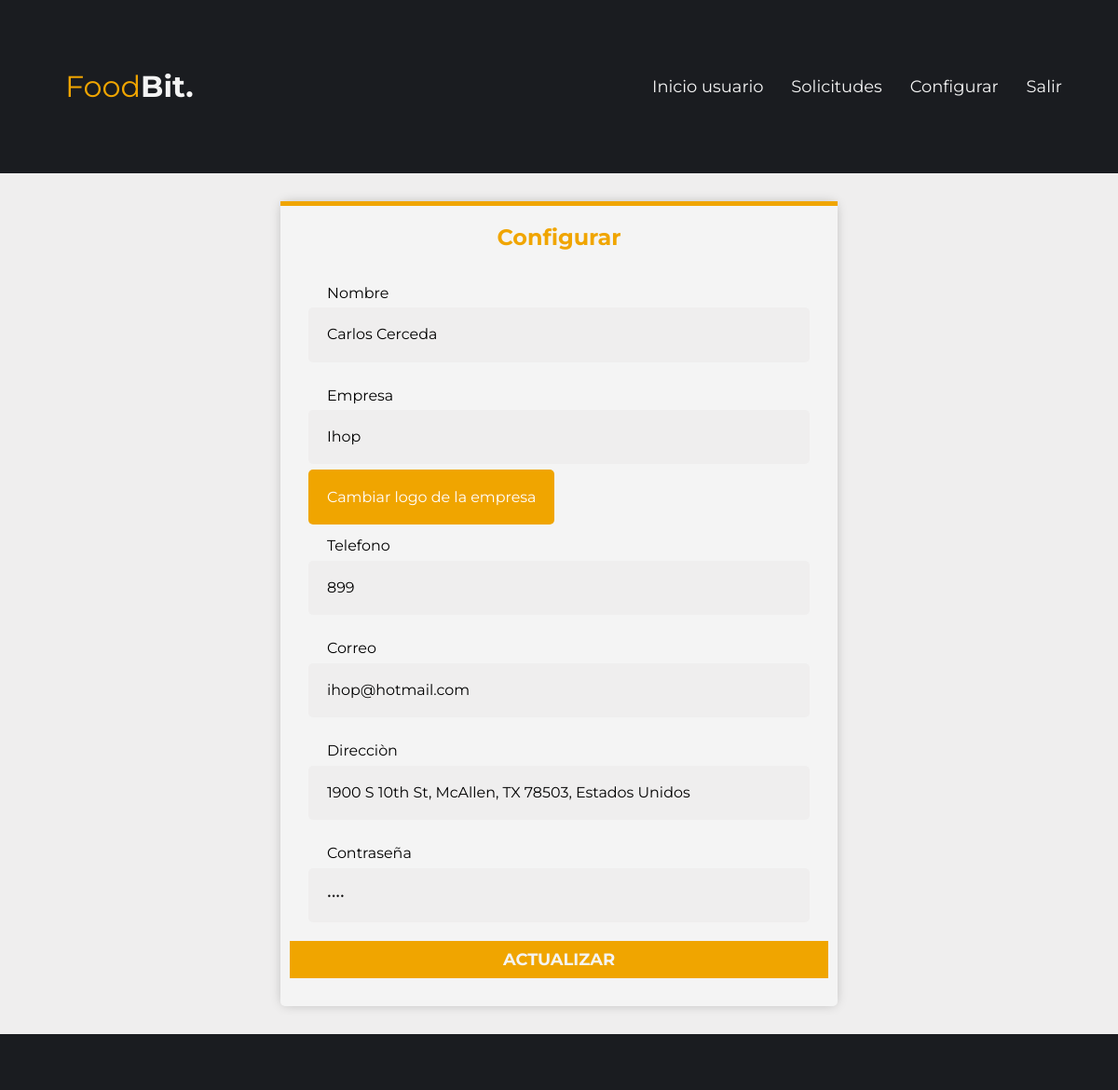
The app's page /configurar.php (signed in) with its own data.
### tables this page shows
CREATE TABLE `usuarios` (
  `identificador` int(11) NOT NULL,
  `nombre` text NOT NULL,
  `empresa` varchar(100) NOT NULL,
  `imagen` longblob NOT NULL,
  `telefono` varchar(50) NOT NULL,
  `correo` varchar(50) NOT NULL,
  `direccion` varchar(150) NOT NULL,
  `pass` varchar(100) NOT NULL,
  `descripcion` varchar(100) NOT NULL
);

### configurar.php (the view, shortened to what this page needs)
<?php
if (isset($_SESSION['identificador'])){
?>
<!DOCTYPE html>
<html lang="en">
<head>
    <link rel="stylesheet" href="css/style.css">
    <link rel="stylesheet" href="css/normalize.css">
</head>
<body class="fondogris">
<?php
require "conexion.php";
$sqlA = $conexion->query("SELECT * FROM usuarios WHERE identificador = '".$_SESSION['id']."'");
$rowA = $sqlA->fetch_array();
?>
    <header class="header2">
        <div class="contenedor">
            <div class="barra">
                <a class="logo no-margin centrar-texto" href="index.php">
                    <h1 class="logo__nombre">Food<span class="logo__bold">Bit.</span></h1></a>
                    <nav class="navegacion">
                    <a href="userindex.php" class="navegacion__enlace">Inicio usuario</a>
                        <a href="solicitudes.php" class="navegacion__enlace">Solicitudes</a>
                        <a href="configurar.php" class="navegacion__enlace">Configurar</a>
                        <a href="cerrar_sesion.php" class="navegacion__enlace">Salir</a>
                    </nav>
            </div>
        </div>
    </header>
    <main>
        <div class="spacer-30"></div>
        <main class=" ">
            <div class="contenedor2">
            <form class="formulario fondoblanco" method="post" action="archivo_actualizar.php"   enctype="multipart/form-data">
                <div class="barrita"></div>
                <h2>Configurar</h2>
                <div class="margin-2">
                    <label class="campo__label2" for="nombre">Nombre</label>
                    <input class="campo__field2" type="text" id="nombre" name="nombre" value="<?php echo $rowA['nombre'];?>">
                </div>
                <div class="margin-2">
                    <label class="campo__label2" for="empresa">Empresa</label>
                    <input class="campo__field2" type="text" id="empresa" name="empresa" value="<?php echo $rowA['empresa'];?>" >
                </div>
                <div class="margin-2">
                    <label class="campo__field2 fondoprimario" for="image">Cambiar logo de la empresa</label>
                </div>
                <div class="margin-2">
                    <label class="campo__label2" for="tel">Telefono</label>
                    <input class="campo__field2" type="tel" id="tel" name="telefono"  value="<?php echo $rowA['telefono'];?>" data-inputmask="'mask': '999 999 9999'">
                </div>
                <div class="margin-2">
                    <label class="campo__label2" for="email">Correo</label>
                    <input class="campo__field2" type="email" id="email" name="correo" value="<?php echo $rowA['correo'];?>">
                </div>
                <div class="margin-2">
                    <label class="campo__label2" for="razon">Direcciòn</label>
                    <input class="campo__field2" type="text" id="razon" name="direccion" value="<?php echo $rowA['direccion'];?>">
                </div>
                <div class="margin-2">
                    <label class="campo__label2" for="password">Contraseña</label>
                    <input name="password" type="password"  class="campo__field2" id="password"  value="pass">
                </div>
                <div class="">
                    <input type="submit" value="Actualizar" class="boton2 boton--primario">
                </div>
            </form>
        </div>
        </main>
            <div class="spacer-30"></div>
    <footer class="footer">
    </footer>
</body>
</html>
<?php
}
else{
    header ('location: ./');
}
?>

### css/style.css (style rules this page uses)
:root { --fuentetitulo: 'Itim', cursive; --fuenteparrafo: 'Montserrat', sans-serif; --blanco: #f4f4f4; --negro: #1a1c20 ; --principal: #cf7500; --secundario: #f0a500; --gris: #EFEEEE; --rojo: crimson; }
html { font-size: 62.25%; box-sizing: border-box; }
*, *:before, *:after { box-sizing: inherit; }
body { font-family: var(--fuenteparrafo); font-size: 1.6rem; line-height: 2; }
a { color: var(--blanco); text-decoration: none; }
h1 { color: var(--principal); font-size: 1.6rem; padding: 1rem; }
h2 { color: var(--secundario); text-align: center; }
.contenedor { max-width: 120rem; width: 90%; margin: 0 auto; }
.no-margin { margin: 0; }
.margin-2 { margin: 2rem; }
.centrar-texto { text-align: center; }
.spacer-30 { width: 100%; height: 3rem; display: block; clear: both; }
.boton--primario { background-color: var(--secundario); }
@media (min-width: 768px ) { .barra { display: flex; justify-content: space-between; align-items: center; } }
.logo { color: var(--blanco); }
.logo__nombre { font-weight: normal; color: var(--secundario); }
.logo__bold { font-weight: 700; color: var(--blanco); }
.navegacion__enlace { display: block; text-align: center; font-size: 1.8rem; color: var(--blanco); }
@media (min-width: 768px) { .navegacion { display: flex; gap: 3rem; } }
.footer { background-color: var(--negro); padding: 3rem 0; }
.formulario { backdrop-filter: blur(.3rem); padding: 1rem; }
.boton2 { display: block; font-family: var(--fuenteparrafo); color: var(--blanco); text-align: center; padding: 1rem 3rem; font-size: 1.8rem; text-transform: uppercase; font-weight: 700; margin-bottom: 2rem; border: none; width: 100%; cursor: pointer; }
.campo__label2 { flex: 0 0 30rem; padding-right: 1rem; padding: 2rem; }
.campo__field2 { flex: 1; border:.1rem solid var(--claro); background-color: var(--gris); width: 100%; padding: 2rem; border-radius: .5rem; outline: none; }
.header2 { background-color: var(--negro); padding: 3rem 0; }
.fondogris { background-color: var(--gris); }
.fondoprimario { background-color: var(--secundario); color: white; }
.contenedor2 { max-width: 120rem; width: 90%; margin: 0 auto; }
@media (min-width: 768px) { .contenedor2 { max-width: 60rem; width: 50%; margin: 0 auto; } }
.fondoblanco { background-color: var(--blanco); border-radius: .5rem; box-shadow: 0px 0px 13px -3px rgba(0,0,0,0.30); }
.barrita { margin: -1rem; height: .5rem; min-width: 100%; background-color: var(--secundario); }

### records on screen
usuarios: nombre "Carlos Cerceda", empresa "Ihop", telefono "899", correo "ihop@hotmail.com", direccion "1900 S 10th St, McAllen, TX 78503, Estados Unidos"
